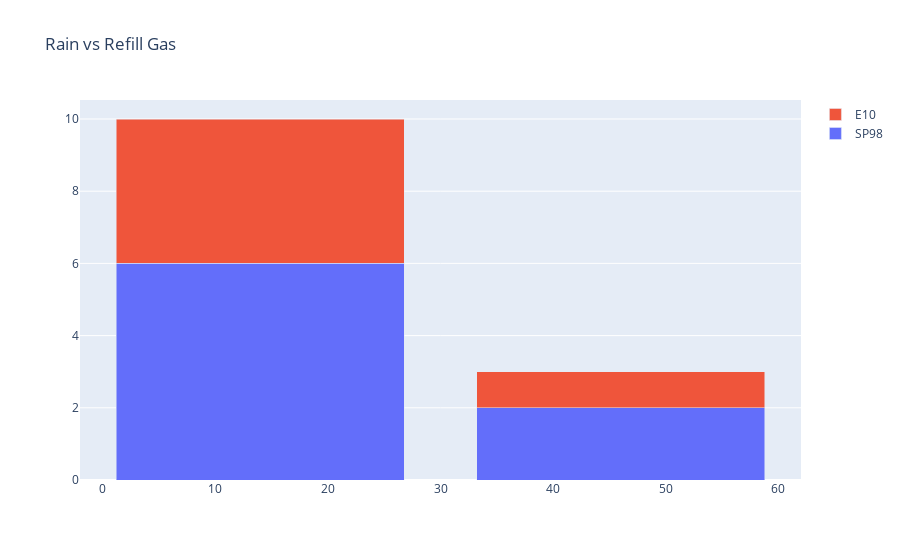

Source (notebook cell):
### Code cell
data = [
    go.Bar(
        x=a1[0].index, 
        y=rain[1.000000],
        name='SP98'
    ),
    go.Bar(
        x=a1[0].index,
        y=rain[2.000000],
        name='E10'
    )

]

layout = go.Layout(
    barmode='stack',
    title='Rain vs Refill Gas'
)

fig = go.Figure(data=data, layout=layout)
py.iplot(fig, filename='distri')

### Figure 1 — Plotly figure (JSON) as saved in the notebook; plotly's stock layout.template omitted (floating-point values rounded to 4 significant figures; data arrays with more than 128 entries replaced by an {"elided": "..."} marker saying what was removed)
{"data": [{"name": "SP98", "type": "bar", "x": {"elided": "174 int values"}, "y": [6, 2]}, {"name": "E10", "type": "bar", "x": {"elided": "174 int values"}, "y": [4, 1]}], "layout": {"barmode": "stack", "title": {"text": "Rain vs Refill Gas"}}}
